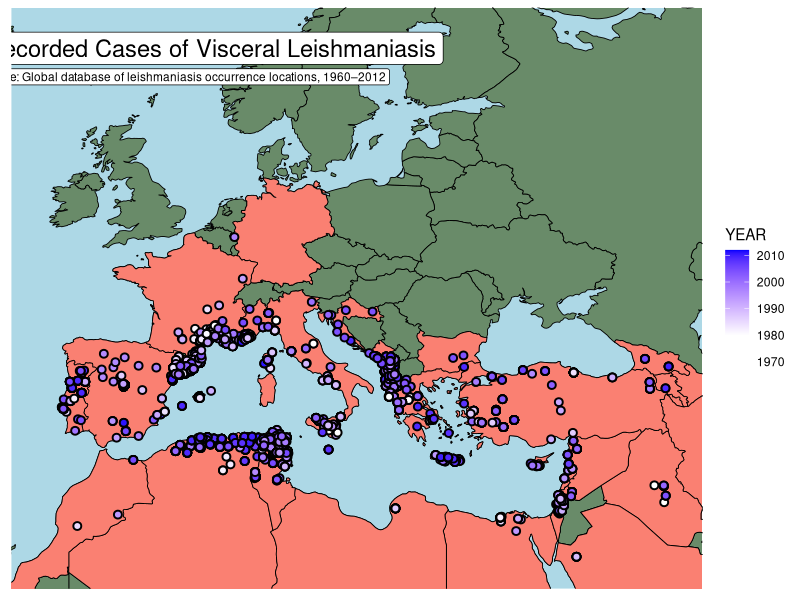

The R source for this figure:
# Mapping Visceral Leishmaniasis Cases in Europe/Globally

library(ggplot2)
library(maps)

#Reading in geographic data
world_coordinates <- map_data("world") 
VL_data <- read.csv("Data/VL_final_dataset.csv")

ggplot() + 
  
  geom_map( data = world_coordinates, map = world_coordinates, aes(long, lat, map_id = region,), 
            color = "black", fill = "darkseagreen4", linewidth = 0.3 )+
            xlim(-11, 45)+ ylim(28, 65)+
  
  geom_map( data = VL_data, map = world_coordinates, aes(`X`, `Y`, map_id = COUNTRY,), 
            color = "black", fill = "salmon", linewidth = 0.3 )+
  
  geom_point(data = VL_data, aes(`X`, `Y`, group=YEAR, fill = YEAR), shape = 21, size=2, stroke = 1)+
  
  scale_fill_gradient2(low = "white", mid = "white", high = "blue1",midpoint = 1980,
                       space = "Lab", na.value = "grey50", guide = "colourbar", aesthetics = "fill")+
  
  theme(axis.title.x=element_blank(), axis.text.x=element_blank(),axis.ticks.x=element_blank(),
        axis.title.y=element_blank(), axis.text.y=element_blank(),axis.ticks.y=element_blank(),
        panel.background = element_rect(fill = "lightblue"),
        panel.grid.major = element_blank(),
        panel.grid.minor = element_blank())+
  
  # Titles
  annotate(geom = "label", x=4, y=64, label="Recorded Cases of Visceral Leishmaniasis",color="black", fill = "white", size = 6)+
  annotate(geom = "label", x=1.4, y=62, label="Source: Global database of leishmaniasis occurrence locations, 1960–2012",color="black", fill = "white", size = 3)

